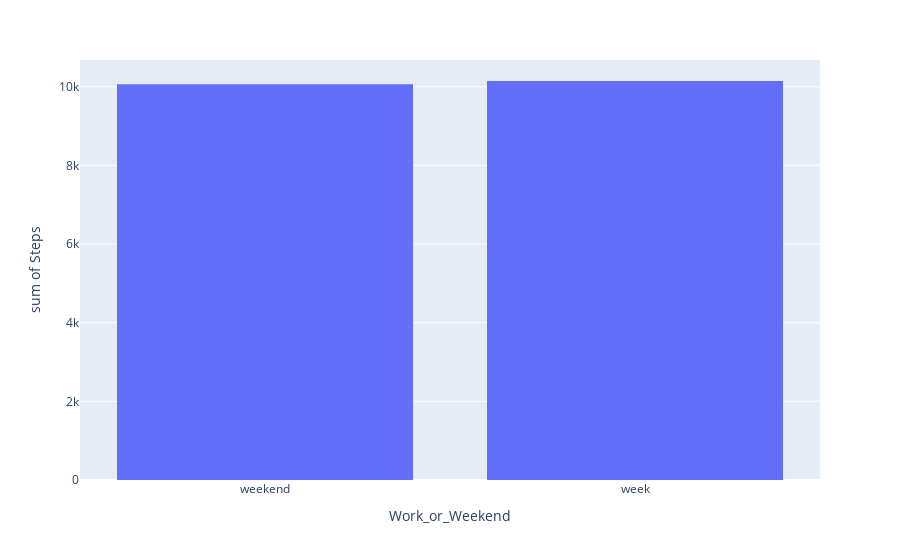

Notebook code cell kept with this figure:
### Code cell
px.histogram(week_steps, x='Work_or_Weekend', y='Steps')

### Figure 1 — Plotly figure (JSON) as saved in the notebook; plotly's stock layout.template omitted (floating-point values rounded to 4 significant figures)
{"data": [{"alignmentgroup": "True", "bingroup": "x", "histfunc": "sum", "hovertemplate": "Work_or_Weekend=%{x}<br>sum of Steps=%{y}<extra></extra>", "legendgroup": "", "marker": {"color": "#636efa"}, "name": "", "offsetgroup": "", "orientation": "v", "showlegend": false, "type": "histogram", "x": ["weekend", "week"], "xaxis": "x", "y": [10060.0, 10140.0], "yaxis": "y"}], "layout": {"autosize": true, "barmode": "relative", "legend": {"tracegroupgap": 0}, "margin": {"t": 60}, "xaxis": {"anchor": "y", "autorange": true, "domain": [0, 1], "range": [-0.5, 1.5], "title": {"text": "Work_or_Weekend"}, "type": "category"}, "yaxis": {"anchor": "x", "autorange": true, "domain": [0, 1], "range": [0, 10680.0], "title": {"text": "sum of Steps"}, "type": "linear"}}}
